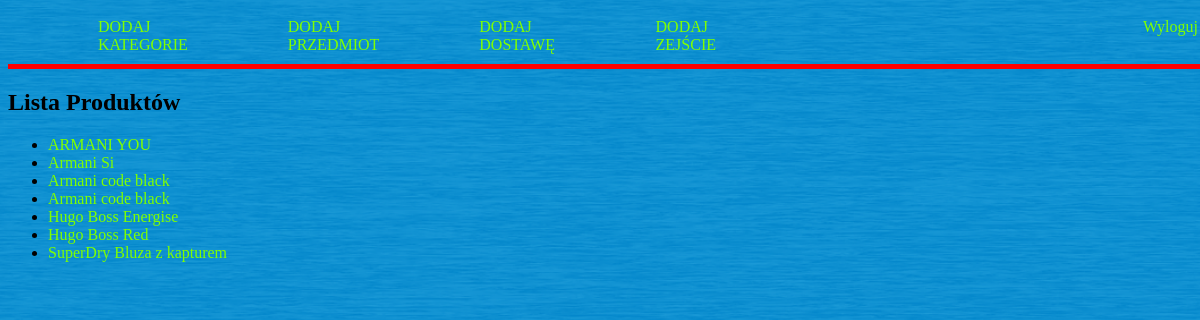
/product/ (signed in), run on the app's committed database.
### store/models.py (models this page shows, shortened)
class Product(models.Model):
    name = models.CharField(
        max_length=200,
        verbose_name="NAZWA",
        help_text="Pełna nazwa produktu"
         )
    quantity = models.IntegerField(
        verbose_name="ILOŚĆ",
    )
    price = models.FloatField(
        verbose_name="CENA",
    )
    kind = models.CharField(
        verbose_name="TYP",
        max_length=200,
        help_text="Typ produktu"
    )
    category = models.ForeignKey(
        'Category',
        on_delete=models.PROTECT,
        verbose_name="KATEGORIA",
    )
    class Meta:
         ordering = ['name','quantity','price','kind']

### store/views.py (the view)
# urls.py: path('product/', views.ListProducts.as_view(), name="list-products"),
class ListProducts(ListView):
    model = Product
    template_name = 'store/products.html'
    extra_context = {
        'title': "Lista Produktów",
    }
    context_object_name = 'products_list'

### store/templates/store/products.html (shortened to what this page needs)
{% extends "base.html" %}
{% block content %}
<ul>
    {% for product in products_list%}
    <li><a href="{% url 'products-details' product.pk %}">{{ product.name }}</a></li>
    {% endfor %}
</ul>
{% endblock %}

### store/static/store/style.css (style rules this page uses)
body { min-width: 100%; min-height: 100vh; background-image: url(background.png); background-repeat: no-repeat; background-position: center center; background-size: cover; }

### store/templates/store/products.html (style rules this page uses)
ul li a { text-decoration: none; color: chartreuse; }

### data on the page
Product: name "ARMANI YOU"
Product: name "Armani Si"
Product: name "Armani code black"
Product: name "Armani code black"
Product: name "Hugo Boss Energise"
Product: name "Hugo Boss Red"
Product: name "SuperDry Bluza z kapturem"

### other printed values
{{ title }} "Lista Produktów"
